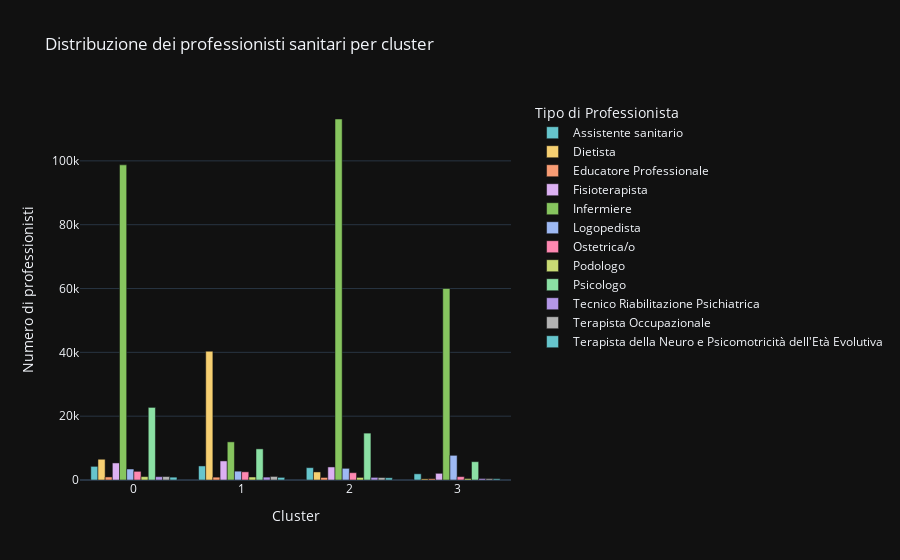

Notebook code cell kept with this figure:
### Markdown cell above
### Analysis of the distribution of types of healthcare professionals by cluster
The following code calculates the frequency of each type of healthcare professional per cluster and visualizes the results in an interactive bar chart. This visualization provides insights into the distribution of different healthcare professional types within each cluster.

### Code cell
# Calculate the frequency of each type of healthcare professional per cluster
cluster_counts = data.groupby(['cluster', 'tipologia_professionista_sanitario']).size().reset_index(name='count')

# Create an interactive bar chart with Plotly
fig = px.bar(
    cluster_counts,
    x='cluster',
    y='count',
    color='tipologia_professionista_sanitario',
    title='Distribuzione dei professionisti sanitari per cluster',
    labels={'cluster': 'Cluster', 'count': 'Numero di professionisti', 'healthcare_professional_type': 'Tipo di Professionista'},
    barmode='group',
    color_discrete_sequence=px.colors.qualitative.Pastel
)

# Customize the chart
fig.update_layout(
    xaxis_title='Cluster',
    yaxis_title='Numero di professionisti',
    legend_title='Tipo di Professionista',
    legend=dict(
        x=1.05,  # Horizontal position of the legend
        y=1,     # Vertical position of the legend
        traceorder='normal'  # Order of items in the legend
    )
)

# Show the chart
fig.show()

### Figure 1 — Plotly figure (JSON) as saved in the notebook; plotly's stock layout.template omitted (floating-point values rounded to 4 significant figures)
{"data": [{"alignmentgroup": "True", "hovertemplate": "tipologia_professionista_sanitario=Assistente sanitario<br>Cluster=%{x}<br>Numero di professionisti=%{y}<extra></extra>", "legendgroup": "Assistente sanitario", "marker": {"color": "rgb(102, 197, 204)", "pattern": {"shape": ""}}, "name": "Assistente sanitario", "offsetgroup": "Assistente sanitario", "orientation": "v", "showlegend": true, "textposition": "auto", "x": [0, 1, 2, 3], "xaxis": "x", "y": [4277, 4404, 3867, 1940], "yaxis": "y", "type": "bar"}, {"alignmentgroup": "True", "hovertemplate": "tipologia_professionista_sanitario=Dietista<br>Cluster=%{x}<br>Numero di professionisti=%{y}<extra></extra>", "legendgroup": "Dietista", "marker": {"color": "rgb(246, 207, 113)", "pattern": {"shape": ""}}, "name": "Dietista", "offsetgroup": "Dietista", "orientation": "v", "showlegend": true, "textposition": "auto", "x": [0, 1, 2, 3], "xaxis": "x", "y": [6505, 40351, 2521, 357], "yaxis": "y", "type": "bar"}, {"alignmentgroup": "True", "hovertemplate": "tipologia_professionista_sanitario=Educatore Professionale<br>Cluster=%{x}<br>Numero di professionisti=%{y}<extra></extra>", "legendgroup": "Educatore Professionale", "marker": {"color": "rgb(248, 156, 116)", "pattern": {"shape": ""}}, "name": "Educatore Professionale", "offsetgroup": "Educatore Professionale", "orientation": "v", "showlegend": true, "textposition": "auto", "x": [0, 1, 2, 3], "xaxis": "x", "y": [960, 893, 797, 408], "yaxis": "y", "type": "bar"}, {"alignmentgroup": "True", "hovertemplate": "tipologia_professionista_sanitario=Fisioterapista<br>Cluster=%{x}<br>Numero di professionisti=%{y}<extra></extra>", "legendgroup": "Fisioterapista", "marker": {"color": "rgb(220, 176, 242)", "pattern": {"shape": ""}}, "name": "Fisioterapista", "offsetgroup": "Fisioterapista", "orientation": "v", "showlegend": true, "textposition": "auto", "x": [0, 1, 2, 3], "xaxis": "x", "y": [5343, 5978, 4085, 2094], "yaxis": "y", "type": "bar"}, {"alignmentgroup": "True", "hovertemplate": "tipologia_professionista_sanitario=Infermiere<br>Cluster=%{x}<br>Numero di professionisti=%{y}<extra></extra>", "legendgroup": "Infermiere", "marker": {"color": "rgb(135, 197, 95)", "pattern": {"shape": ""}}, "name": "Infermiere", "offsetgroup": "Infermiere", "orientation": "v", "showlegend": true, "textposition": "auto", "x": [0, 1, 2, 3], "xaxis": "x", "y": [98745, 11952, 113117, 60004], "yaxis": "y", "type": "bar"}, {"alignmentgroup": "True", "hovertemplate": "tipologia_professionista_sanitario=Logopedista<br>Cluster=%{x}<br>Numero di professionisti=%{y}<extra></extra>", "legendgroup": "Logopedista", "marker": {"color": "rgb(158, 185, 243)", "pattern": {"shape": ""}}, "name": "Logopedista", "offsetgroup": "Logopedista", "orientation": "v", "showlegend": true, "textposition": "auto", "x": [0, 1, 2, 3], "xaxis": "x", "y": [3440, 2767, 3655, 7730], "yaxis": "y", "type": "bar"}, {"alignmentgroup": "True", "hovertemplate": "tipologia_professionista_sanitario=Ostetrica/o<br>Cluster=%{x}<br>Numero di professionisti=%{y}<extra></extra>", "legendgroup": "Ostetrica/o", "marker": {"color": "rgb(254, 136, 177)", "pattern": {"shape": ""}}, "name": "Ostetrica/o", "offsetgroup": "Ostetrica/o", "orientation": "v", "showlegend": true, "textposition": "auto", "x": [0, 1, 2, 3], "xaxis": "x", "y": [2717, 2560, 2292, 1053], "yaxis": "y", "type": "bar"}, {"alignmentgroup": "True", "hovertemplate": "tipologia_professionista_sanitario=Podologo<br>Cluster=%{x}<br>Numero di professionisti=%{y}<extra></extra>", "legendgroup": "Podologo", "marker": {"color": "rgb(201, 219, 116)", "pattern": {"shape": ""}}, "name": "Podologo", "offsetgroup": "Podologo", "orientation": "v", "showlegend": true, "textposition": "auto", "x": [0, 1, 2, 3], "xaxis": "x", "y": [1064, 944, 809, 463], "yaxis": "y", "type": "bar"}, {"alignmentgroup": "True", "hovertemplate": "tipologia_professionista_sanitario=Psicologo<br>Cluster=%{x}<br>Numero di professionisti=%{y}<extra></extra>", "legendgroup": "Psicologo", "marker": {"color": "rgb(139, 224, 164)", "pattern": {"shape": ""}}, "name": "Psicologo", "offsetgroup": "Psicologo", "orientation": "v", "showlegend": true, "textposition": "auto", "x": [0, 1, 2, 3], "xaxis": "x", "y": [22746, 9752, 14692, 5742], "yaxis": "y", "type": "bar"}, {"alignmentgroup": "True", "hovertemplate": "tipologia_professionista_sanitario=Tecnico Riabilitazione Psichiatrica<br>Cluster=%{x}<br>Numero di professionisti=%{y}<extra></extra>", "legendgroup": "Tecnico Riabilitazione Psichiatrica", "marker": {"color": "rgb(180, 151, 231)", "pattern": {"shape": ""}}, "name": "Tecnico Riabilitazione Psichiatrica", "offsetgroup": "Tecnico Riabilitazione Psichiatrica", "orientation": "v", "showlegend": true, "textposition": "auto", "x": [0, 1, 2, 3], "xaxis": "x", "y": [1048, 909, 826, 477], "yaxis": "y", "type": "bar"}, {"alignmentgroup": "True", "hovertemplate": "tipologia_professionista_sanitario=Terapista Occupazionale<br>Cluster=%{x}<br>Numero di professionisti=%{y}<extra></extra>", "legendgroup": "Terapista Occupazionale", "marker": {"color": "rgb(179, 179, 179)", "pattern": {"shape": ""}}, "name": "Terapista Occupazionale", "offsetgroup": "Terapista Occupazionale", "orientation": "v", "showlegend": true, "textposition": "auto", "x": [0, 1, 2, 3], "xaxis": "x", "y": [1083, 1117, 771, 435], "yaxis": "y", "type": "bar"}, {"alignmentgroup": "True", "hovertemplate": "tipologia_professionista_sanitario=Terapista della Neuro e Psicomotricità dell'Età Evolutiva<br>Cluster=%{x}<br>Numero di professionisti=%{y}<extra></extra>", "legendgroup": "Terapista della Neuro e Psicomotricità dell'Età Evolutiva", "marker": {"color": "rgb(102, 197, 204)", "pattern": {"shape": ""}}, "name": "Terapista della Neuro e Psicomotricità dell'Età Evolutiva", "offsetgroup": "Terapista della Neuro e Psicomotricità dell'Età Evolutiva", "orientation": "v", "showlegend": true, "textposition": "auto", "x": [0, 1, 2, 3], "xaxis": "x", "y": [892, 824, 698, 405], "yaxis": "y", "type": "bar"}], "layout": {"xaxis": {"anchor": "y", "domain": [0.0, 1.0], "title": {"text": "Cluster"}}, "yaxis": {"anchor": "x", "domain": [0.0, 1.0], "title": {"text": "Numero di professionisti"}}, "legend": {"title": {"text": "Tipo di Professionista"}, "tracegroupgap": 0, "x": 1.05, "y": 1, "traceorder": "normal"}, "title": {"text": "Distribuzione dei professionisti sanitari per cluster"}, "barmode": "group"}}
